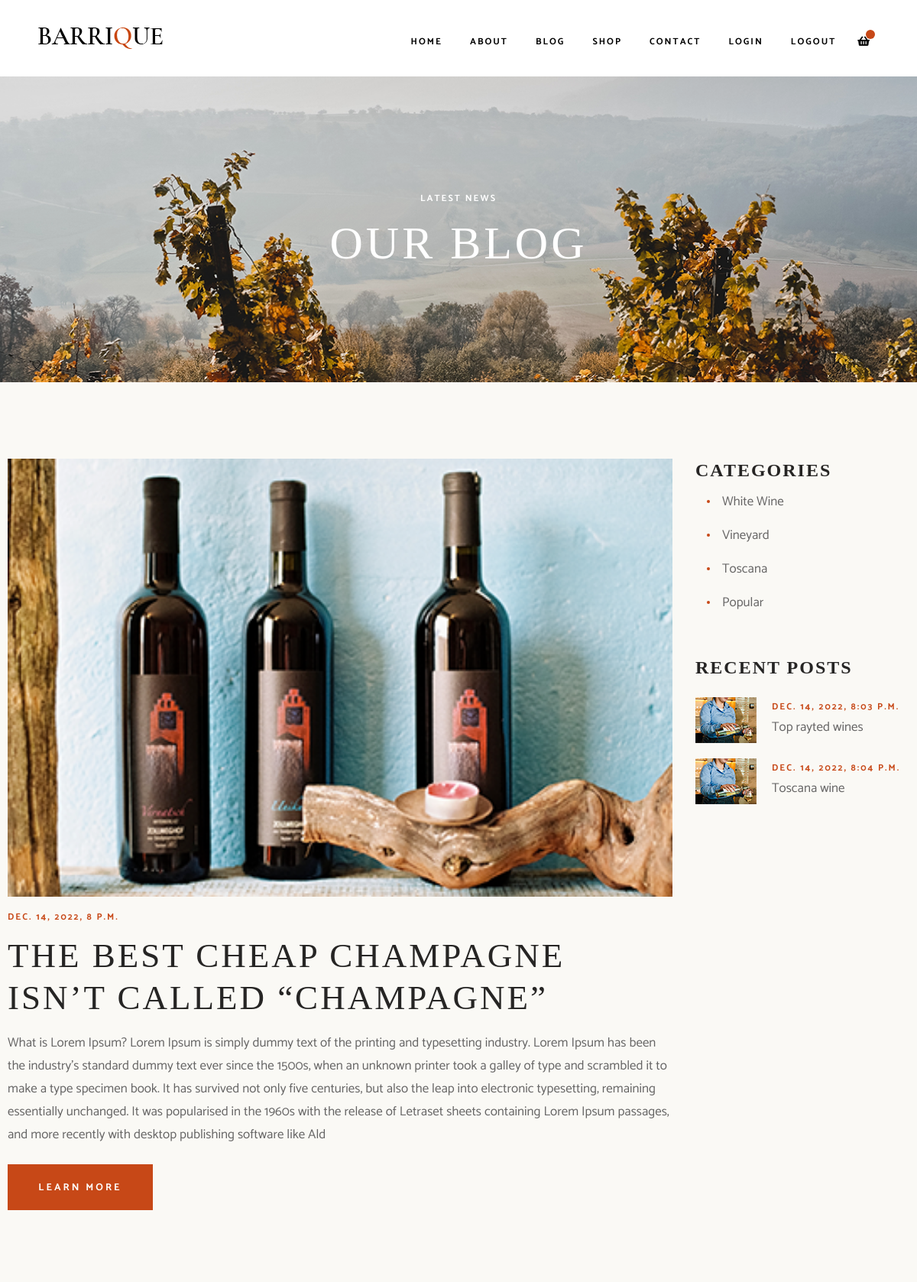
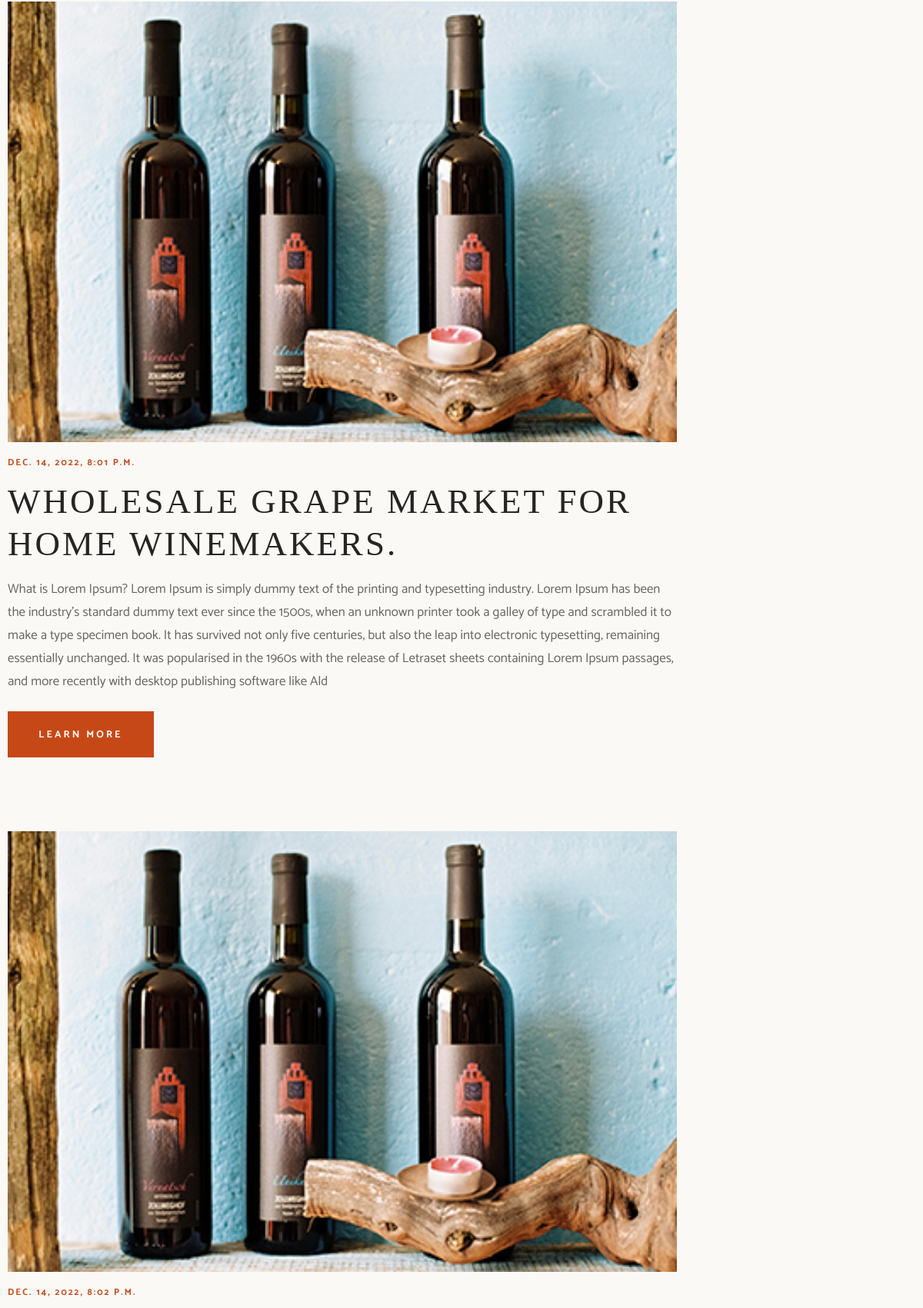
Page /blog/ (signed in, upper part) on the committed database (2 pictures, top to bottom).
### main/models.py (models this page shows, shortened)
class News(models.Model):
    name = models.CharField(max_length=200)
    text = models.TextField()
    img = models.ImageField(upload_to='media/')
    date = models.DateTimeField(auto_now_add=True)

class Post(models.Model):
    name = models.CharField(max_length=200)
    text = models.TextField()
    img = models.ImageField(upload_to='media/')
    date = models.DateTimeField(auto_now_add=True)

### main/views.py (the view)
# urls.py: 2. Add a URL to urlpatterns:  path('blog/', include('blog.urls'))
@login_required(login_url='/login/')
def blog(request):
    blog = News.objects.all()
    post = Post.objects.all()
    contex = {
        'blog': blog,
        'post': post,
    }
    return render(request, 'blog.html', contex)

### templates/blog.html (shortened to what this page needs)
{% extends 'base.html'%}
 {% load static%}
 {% block content %}
   <div class="heading heading--blog">
      <div class="mt-3">
        <h5 class="subtitle text-center mb-3">latest news</h5>
        <h1 class="title title--heading">our blog</h1>
      </div>
    </div>
    <div class="blog">
      <div class="wrapper">
        <div class="row mx-0 flex-column-reverse flex-lg-row">
          <div class="col-lg-9 pl-lg-0">
             {% for i in blog %}
            <div class="blog-post">
              <a href="{% url 'blog_single' i.id%}">
              <div class="blog-post__image-holder">
                <img class="blog-post__image" src="{{i.img.url}}" alt="blog post image">
              </div>
                </a>
              <div class="py-3">
                <h5 class="subtitle subtitle--orange">{{i.date}}</h5>
                <h2 class="title title--section title--dark my-3 pr-4">{{i.name}}</h2>
                <p class="mb-4">
                  {{i.text}}                </p>
                <div>
                  <a class="button button--wide" href="#">learn more</a>
                </div>
              </div>
            </div>
            {% endfor %}
          </div>
          <div class="col-lg-3 pr-lg-0 pb-4 pb-lg-0">
            <div class="mb-3 mb-lg-5">
              <h3 class="title title--card title--dark mb-1">Categories</h3>
              <ul class="blog__categories-list col-md-9 col-xl-12">
                <a href="{% url 'shop' %}">
                <li class="blog__categories-list-item"><p>White Wine</p></li>
                <li class="blog__categories-list-item"><p>Vineyard</p></li>
                <li class="blog__categories-list-item"><p>Toscana</p></li>
                <li class="blog__categories-list-item"><p>Popular</p></li>
                  </a>
              </ul>
            </div>
            <div class="mb-3 mb-lg-5">
              <h3 class="title title--card title--dark mb-4">Recent posts</h3>
              <div class="row">
                {% for i in post %}
                <div class="blog-small-post col-sm-6 col-lg-12">
                  <a href="#">
                    <div class="d-flex align-items-center">
                      <div class="blog-small-post__image-holder">
                        <img class="blog-small-post__image" src="{{i.img.url}}" alt="small opst image">
                      </div>
                      <div>
                        <h5 class="subtitle subtitle--orange mb-1">{{i.date}}</h5>
                        <p class="blog-small-post__title">{{i.name}}</p>
                      </div>
                    </div>
                  </a>
                </div>
                {% endfor %}
                </div>
              </div>
            </div>
          </div>
        </div>
      </div>
  {% endblock %}

### static/style/base.css (style rules this page uses)
* { word-break: break-word; }
html { line-height: 1.15; -webkit-text-size-adjust: 100%; }
h1 { font-size: 2em; margin: 0.67em 0; }
a { background-color: transparent; }
img { border-style: none; }
html, body, div, span, applet, object, iframe, h1, h2, h3, h4, h5, h6, p, blockquote, pre, a, abbr, acronym, address, big, cite, code, del, dfn, em, font, img, ins, kbd, q, s, samp, small, strike, strong, tt, var, b, u, i, center, dl, dt, dd, ol, ul, li, fieldset, form, label, legend, table, caption, tbody, tfoot, thead, tr, th, td { margin: 0; padding: 0; border: 0; outline: 0; font-size: 100%; vertical-align: baseline; background: transparent; }
body { line-height: 1; }
ol, ul { list-style: none; }
* { box-sizing: border-box; }

### static/style/layout.css (style rules this page uses)
.wrapper { max-width: 1320px; width: 100%; padding: 0 10px; margin: 0 auto; }
.heading { height: 500px; padding-top: 90px; background-size: cover; background-position: center; background-repeat: no-repeat; display: flex; justify-content: center; align-items: center; }
.blog { padding: 100px 0; }
.blog-post { margin-bottom: 80px; }
.blog-post__image-holder { max-width: 960px; width: 100%; max-height: 630px; }
.blog-post__image { width: 100%; height: 100%; object-fit: cover; }
.blog-small-post { margin-bottom: 20px; }
.blog-small-post__image-holder { width: 80px; height: 60px; margin-right: 20px; }
.blog-small-post__image { width: 100%; height: 100%; object-fit: cover; }

### static/style/components.css (style rules this page uses)
.button { display: flex; align-items: center; justify-content: center; font-size: 13px; width: 100%; font-weight: bold; text-transform: uppercase; letter-spacing: 3px; }
.button--wide { max-width: 190px; height: 60px; }

### static/style/theme.css (style rules this page uses)
body { background-color: #faf9f5; font-family: Catamaran, sans-serif; }
p { font-family: Catamaran, sans-serif; font-size: 17px; line-height: 30px; font-weight: 400; color: #656464; }
.button { font-family: CatamaranBold, sans-serif; background-color: #c74817; color: #fff; letter-spacing: 3px; }
.heading--blog { background-image: url('../images/blog-bg.png'); }
.title { font-family: CormorantGaramondMedium, serif; color: #fff; text-transform: uppercase; letter-spacing: 4px; }
.title--dark { color: #262524; }
.title--heading { font-size: 60px; line-height: 70px; }
.title--section { font-size: 45px; line-height: 55px; letter-spacing: 3px; }
.title--card { font-size: 24px; line-height: 30px; letter-spacing: 2px; font-weight: 600; }
.subtitle { font-family: CatamaranBold, sans-serif; font-size: 12px; font-weight: 40px; letter-spacing: 2px; color: #fff; text-transform: uppercase; }
.subtitle--orange { color: #c74817; }
li.blog__categories-list-item { padding-left: 20px; position: relative; }
li.blog__categories-list-item::after { position: absolute; content: ""; width: 4px; height: 4px; background-color: #c74817; left: 0; top: 50%; transform: translateY(-50%); border-radius: 100%; }
li.blog__categories-list-item > p { line-height: 44px; }

### rows in the picture
News: img (picture), date "DEC. 14, 2022, 8 P.M.", name "THE BEST CHEAP CHAMPAGNE ISN’T CALLED “CHAMPAGNE”", text "What is Lorem Ipsum? Lorem Ipsum is simply dummy text of the printing and typesetting industry. Lorem Ipsum has been the industry's standard dummy text ever since the 1500s, when an unknown printer took a galley of type and scrambled it to make a type specimen book. It has survived not only five centuries, but also the leap into electronic typesetting, remaining essentially unchanged. It was popularised in the 1960s with the release of Letraset sheets containing Lorem Ipsum passages, and more recently with desktop publishing software like Ald"
News: img (picture), date "DEC. 14, 2022, 8:01 P.M.", name "WHOLESALE GRAPE MARKET FOR HOME WINEMAKERS.", text "What is Lorem Ipsum? Lorem Ipsum is simply dummy text of the printing and typesetting industry. Lorem Ipsum has been the industry's standard dummy text ever since the 1500s, when an unknown printer took a galley of type and scrambled it to make a type specimen book. It has survived not only five centuries, but also the leap into electronic typesetting, remaining essentially unchanged. It was popularised in the 1960s with the release of Letraset sheets containing Lorem Ipsum passages, and more recently with desktop publishing software like Ald"
News: img (picture), date "DEC. 14, 2022, 8:02 P.M."
Post: img (picture), date "DEC. 14, 2022, 8:03 P.M.", name "Top rayted wines"
Post: img (picture), date "DEC. 14, 2022, 8:04 P.M.", name "Toscana wine"
